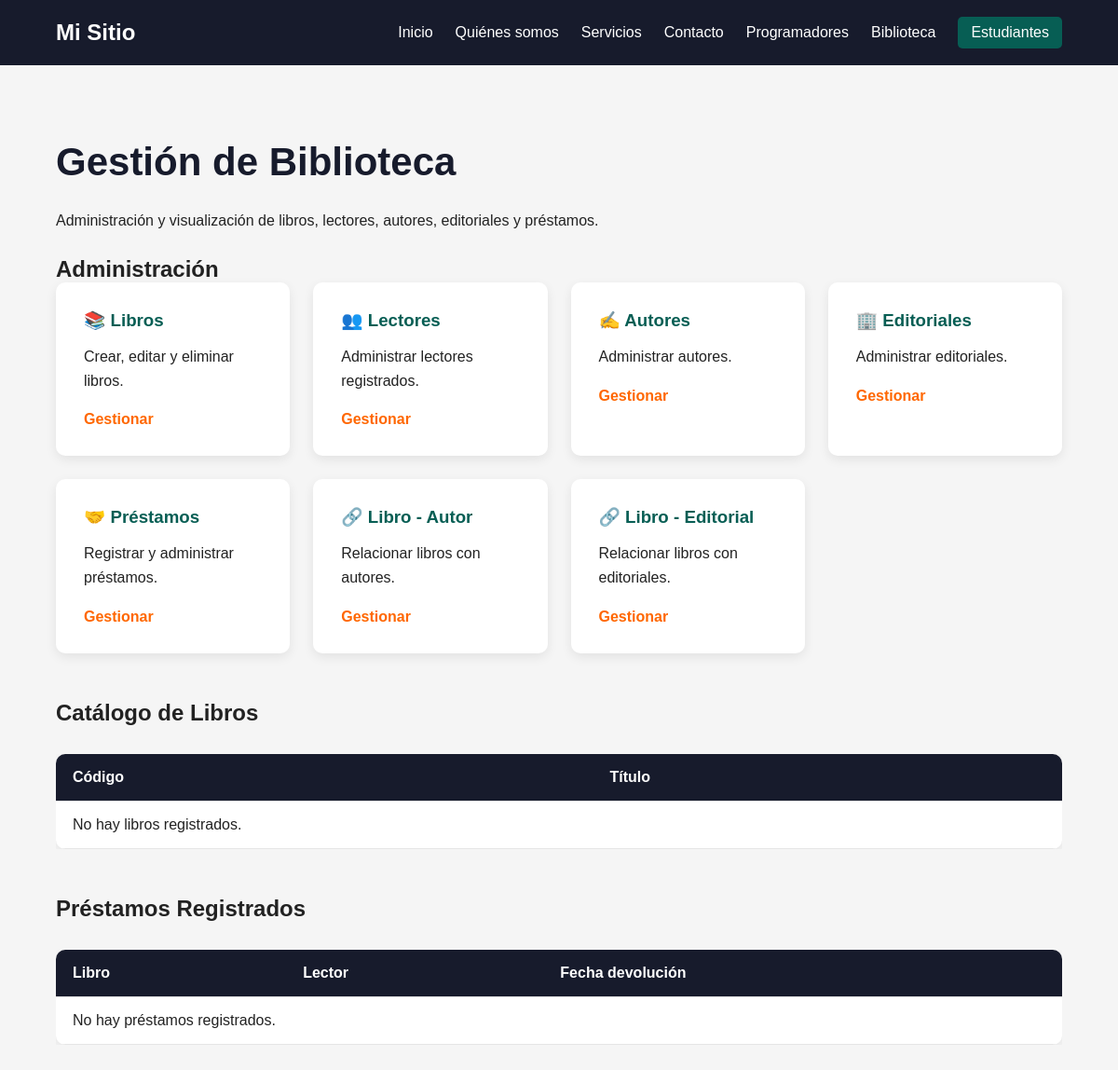
The page /biblioteca/ on the database as committed earlier.
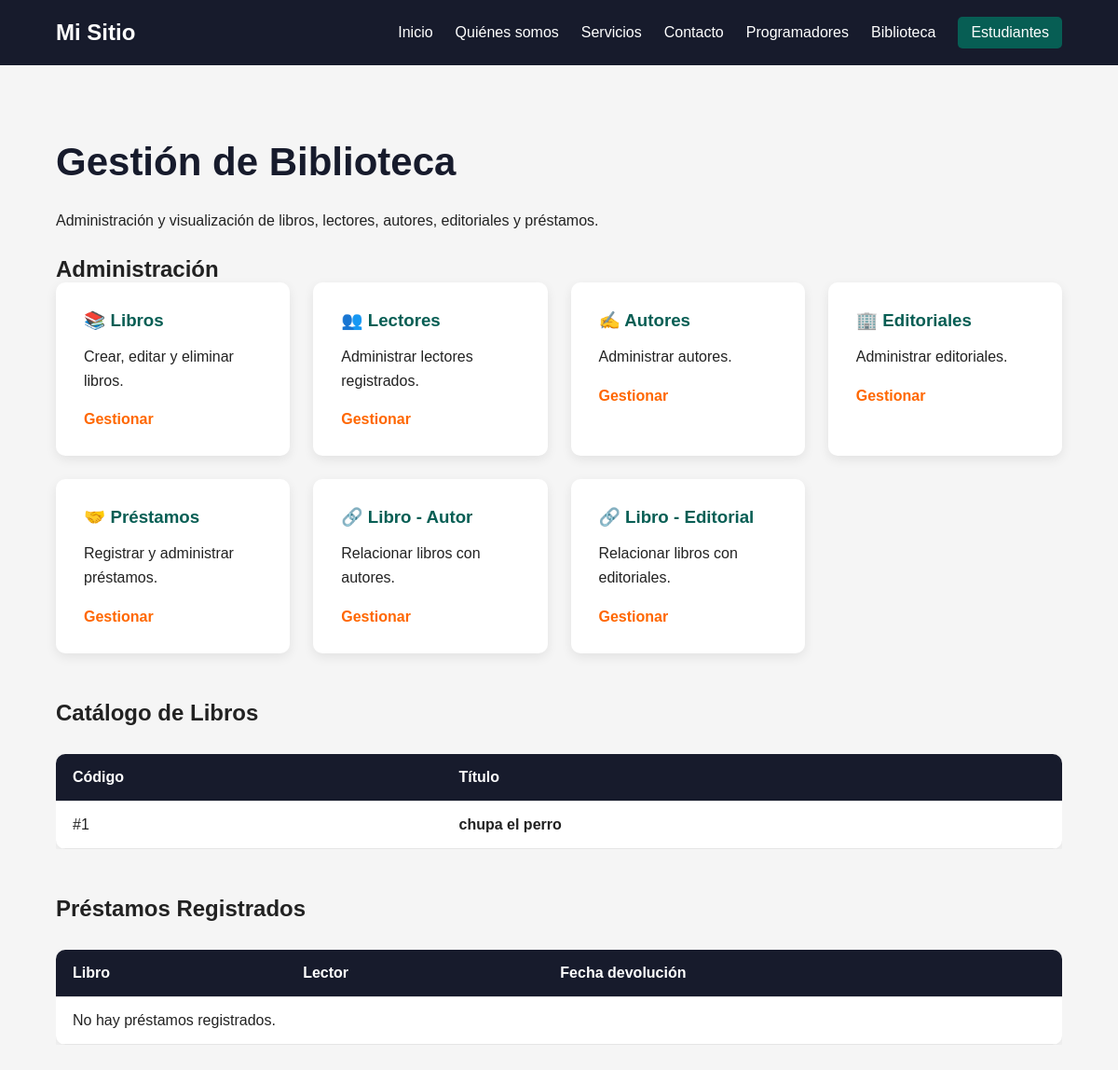
The same page on the database as committed later.
### api/models.py (models this page shows, shortened)
class Libro(models.Model):
    CodLibro = models.AutoField(primary_key=True)
    Titulo = models.CharField(max_length=200)

### biblioteca/views.py (the view)
def biblioteca_dashboard(request):
    libros = Libro.objects.all()
    lectores = Lector.objects.all()
    autores = Autor.objects.all()
    editoriales = Editorial.objects.all()
    prestamos = Prestamo.objects.all()
    context = {
        "libros": libros,
        "lectores": lectores,
        "autores": autores,
        "editoriales": editoriales,
        "prestamos": prestamos,
    }
    return render(
        request,
        "biblioteca/biblioteca.html",
        context
    )

### biblioteca/templates/biblioteca/biblioteca.html (shortened to what the changed rows need)
{% extends "web/base_web.html" %}
{% load static %}
{% block content %}
<section class="page-section">
    <div class="container">
        <h1>Gestión de Biblioteca</h1>
        <h2>Administración</h2>
        <h2 style="margin-top: 50px;">
            Catálogo de Libros
        </h2>
        <div class="table-container">
            <table class="data-table">
                <thead>
                    <tr>
                        <th>Código</th>
                        <th>Título</th>
                    </tr>
                </thead>
                <tbody>
                    {% for libro in libros %}
                    <tr>
                        <td>
                            #{{ libro.CodLibro }}
                        </td>
                        <td>
                            <strong>
                                {{ libro.Titulo }}
                            </strong>
                        </td>
                    </tr>
                    {% empty %}
                    <tr>
                        <td colspan="2">
                            No hay libros registrados.
                        </td>
                    </tr>
                    {% endfor %}
                </tbody>
            </table>
        </div>
        <h2 style="margin-top: 50px;">
            Préstamos Registrados
        </h2>
        <div class="table-container">
            <table class="data-table">
                <thead>
                    <tr>
                        <th>Libro</th>
                        <th>Lector</th>
                        <th>Fecha devolución</th>
                    </tr>
                </thead>
            </table>
        </div>
    </div>
</section>
{% endblock %}

Rows that differ between the two databases and show on the page:
added Libro: CodLibro "1", Titulo "chupa el perro"
Other text that changed with them:
text no longer shown: "No hay libros registrados."
